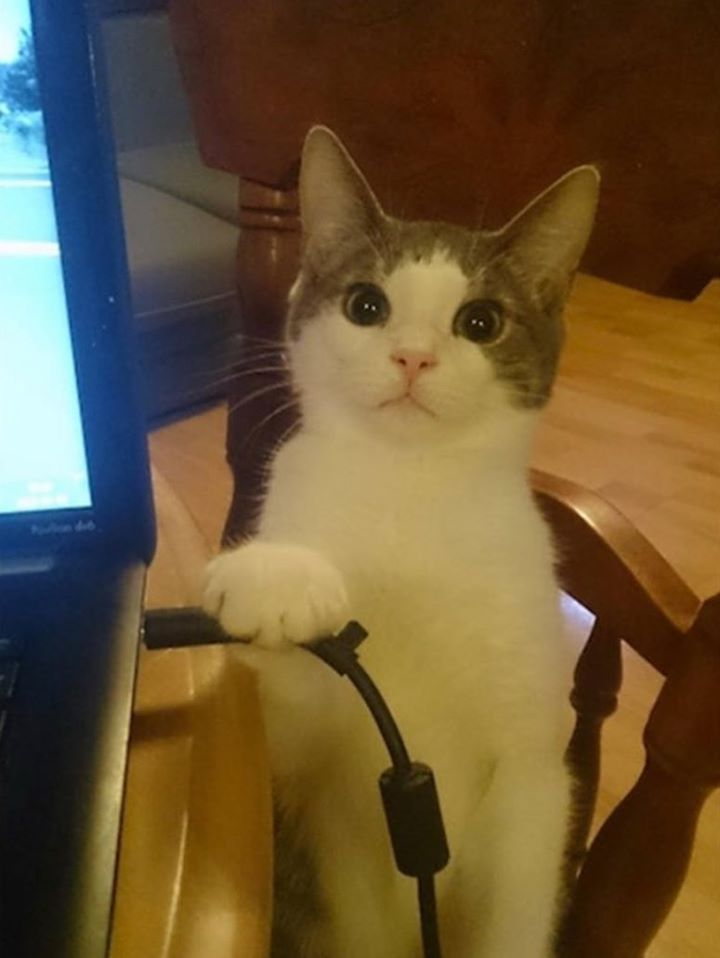
#> input picture input/image.jpg, 720 x 958 px
$ python ascii_image_generator.py --file input/image.jpg
#> lines starting #> are read from the running program, lines starting #| are printed output that depends on the picture
"""
Python code to convert an image to ASCII image.
https://www.geeksforgeeks.org/converting-image-ascii-image-python

"""
import sys, random, argparse
import numpy as np
import math

from PIL import Image

# gray scale level values from:
# http://paulbourke.net/dataformats/asciiart/

# 70 levels of gray
gscale1 = "$@B%8&WM#*oahkbdpqwmZO0QLCJUYXzcvunxrjft/\|()1{}[]?-_+~<>i!lI;:,\"^`'. "

# 10 levels of gray
gscale2 = '@%#*+=-:. '

def getAverageL(image):

    """
    Given PIL Image, return average value of grayscale value
    """
    # get image as numpy array
    im = np.array(image)

    # get shape
    w,h = im.shape

    # get average
    return np.average(im.reshape(w*h))

def covertImageToAscii(fileName, cols, scale, moreLevels):
    """
    Given Image and dims (rows, cols) returns an m*n list of Images
    """
#> called with fileName = 'input/image.jpg', cols = 80, scale = 0.43, moreLevels = False
    # declare globals
    global gscale1, gscale2

    # open image and convert to grayscale
    image = Image.open(fileName).convert('L')
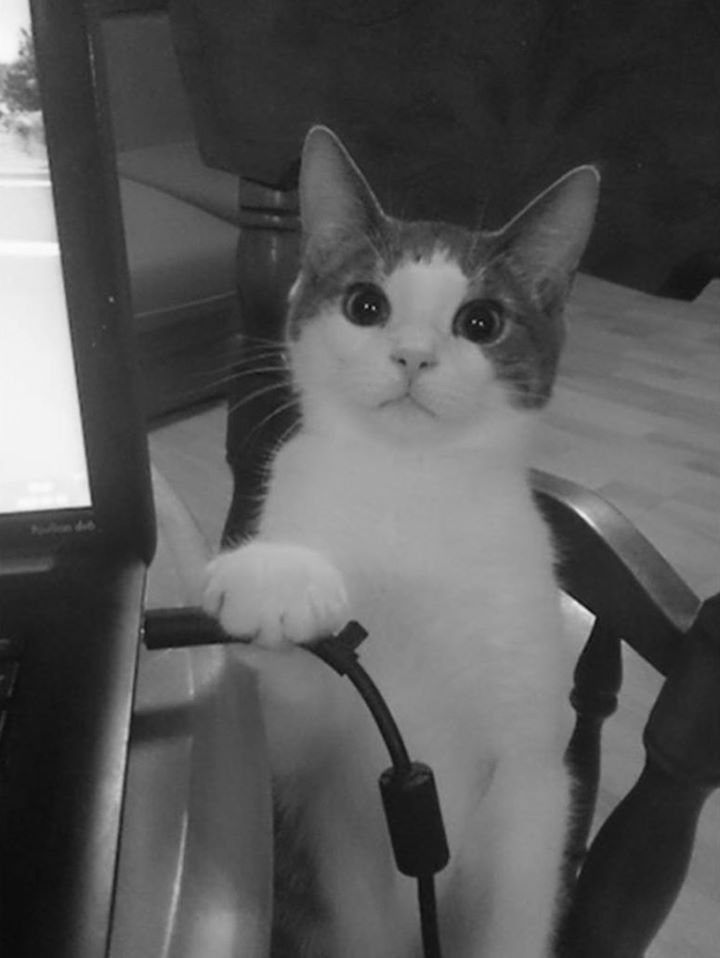
#> image: PIL image 720x958 L; min 8, max 252, mean 87.7

    # store dimensions
    W, H = image.size[0], image.size[1]
#> W = 720; H = 958
    print("input image dims: %d x %d" % (W, H))
#| input image dims: 720 x 958

    # compute width of tile
    w = W/cols
#> w = 9

    # compute tile height based on aspect ratio and scale
    h = w/scale
#> h = 20.93

    # compute number of rows
    rows = int(H/h)
#> rows = 45

    print("cols: %d, rows: %d" % (cols, rows))
#| cols: 80, rows: 45
    print("tile dims: %d x %d" % (w, h))
#| tile dims: 9 x 20

    # check if image size is too small
    if cols > W or rows > H:
        print("Image too small for specified cols!")
        exit(0)

    # ascii image is a list of character strings
    aimg = []
    # generate list of dimensions
    for j in range(rows):
        y1 = int(j*h)
        y2 = int((j+1)*h)

        # correct last tile
        if j == rows-1:
            y2 = H

        # append an empty string
        aimg.append("")

        for i in range(cols):

            # crop image to tile
            x1 = int(i*w)
            x2 = int((i+1)*w)

            # correct last tile
            if i == cols-1:
                x2 = W

            # crop image to extract tile
            img = image.crop((x1, y1, x2, y2))

            # get average luminance
            avg = int(getAverageL(img))

            # look up ascii char
            if moreLevels:
                gsval = gscale1[int((avg*69)/255)]
            else:
                gsval = gscale2[int((avg*9)/255)]

            # append ascii char to string
            aimg[j] += gsval

    # return txt image
    return aimg

# main() function
def main():
    # create parser
    descStr = "This program converts an image into ASCII art."
    parser = argparse.ArgumentParser(description=descStr)
    # add expected arguments
    parser.add_argument('--file', dest='imgFile', required=True)
    parser.add_argument('--scale', dest='scale', required=False)
    parser.add_argument('--out', dest='outFile', required=False)
    parser.add_argument('--cols', dest='cols', required=False)
    parser.add_argument('--morelevels',dest='moreLevels',action='store_true')

    # parse args
    args = parser.parse_args()

    imgFile = args.imgFile

    # set output file
    outFile = 'out.txt'
    if args.outFile:
        outFile = args.outFile

    # set scale default as 0.43 which suits
    # a Courier font
    scale = 0.43
    if args.scale:
        scale = float(args.scale)

    # set cols
    cols = 80
    if args.cols:
        cols = int(args.cols)

    print('generating ASCII art...')
    # convert image to ascii txt
    aimg = covertImageToAscii(imgFile, cols, scale, args.moreLevels)

    # open file
    f = open(outFile, 'w')

    # write to file
    for row in aimg:
        f.write(row + '\n')
#> this loop made 45 passes

    # cleanup
    f.close()
    print("ASCII art written to %s" % outFile)

# call main
if __name__ == '__main__':
    main()
